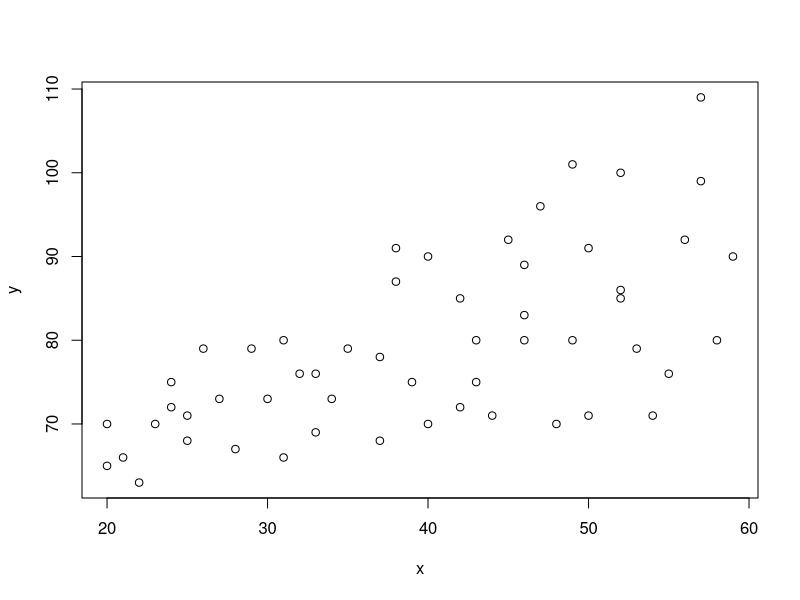
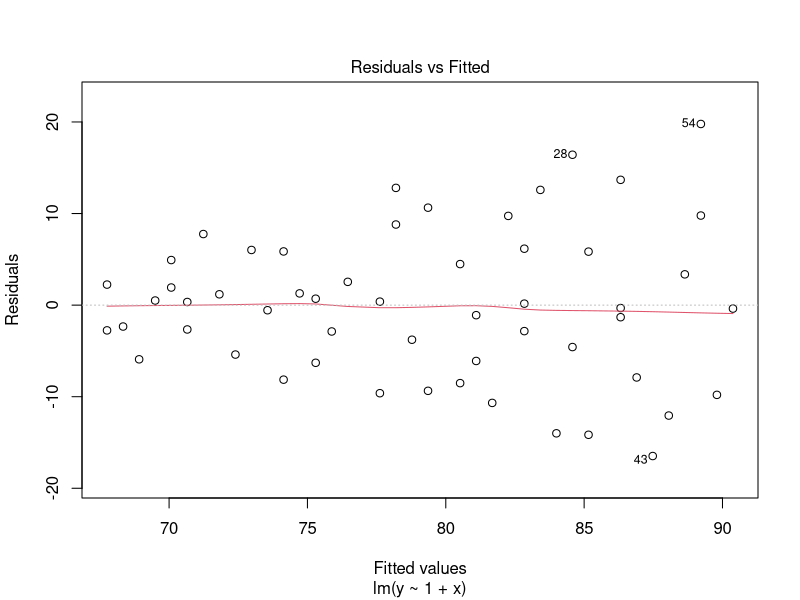
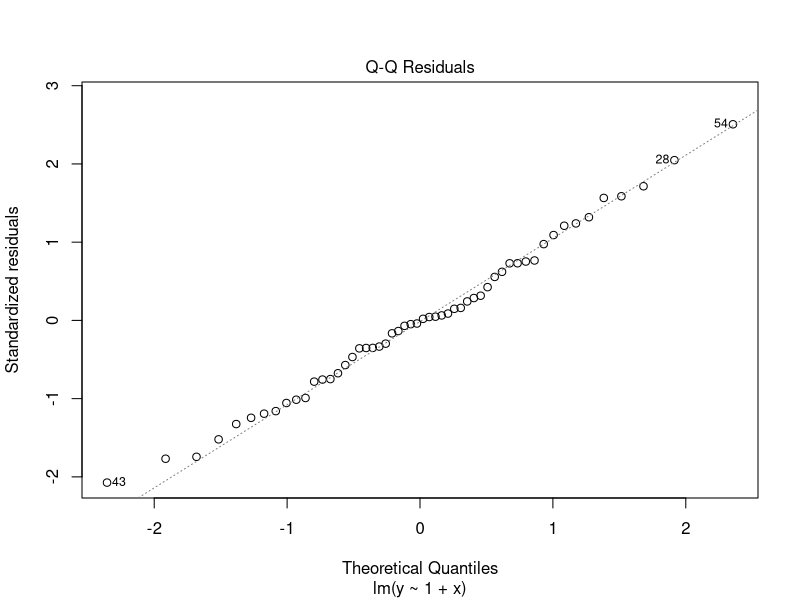
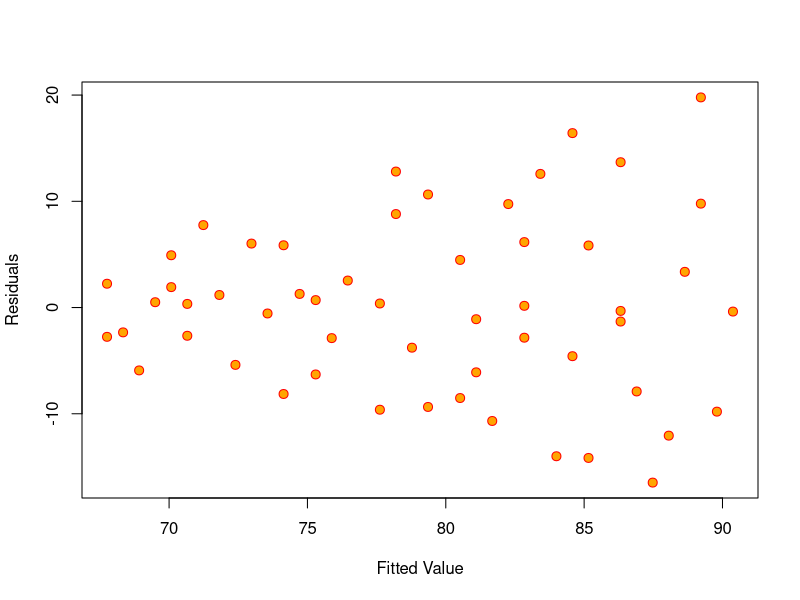

R code for these plots, in order: (Note: this script raises an error after producing the figures.)
x <- c(
    27, 21, 22, 24, 25, 23, 20, 20, 29, 24, 25, 28, 26, 38, 32, 33, 31, 34,
    37, 38, 33, 35, 30, 31, 37, 39, 46, 49, 40, 42, 43, 46, 43, 44, 46, 47,
    45, 49, 48, 40, 42, 55, 54, 57, 52, 53, 56, 52, 50, 59, 50, 52, 58, 57
)

y <- c(
    73, 66, 63, 75, 71, 70, 65, 70, 79, 72, 68, 67, 79, 91, 76, 69, 66, 73,
    78, 87, 76, 79, 73, 80, 68, 75, 89, 101, 70, 72, 80, 83, 75, 71, 80, 96,
    92, 80, 70, 90, 85, 76, 71, 99, 86, 79, 92, 85, 71, 90, 91, 100, 80, 109
)
plot(x, y)
relation <- lm(y ~ 1 + x)
print(summary(relation))

plot(relation, 1)
plot(relation, 2)
library(MASS)
plot(fitted(relation), resid(relation),
    cex = 1.2, pch = 21, col = "red", bg = "orange",
    xlab = "Fitted Value", ylab = "Residuals"
)

boxcox(relation, lambda = seq(-5, 0, by = 0.1))

lambda <- (-2)
ylam <- (y^lambda - 1) / lambda
lam <- lm(ylam ~ x)
print(summary(lam))
plot(fitted(lam), resid(lam),
    cex = 1.2, pch = 21, col = "red", bg = "orange",
    xlab = "Fitted Value", ylab = "Residuals"
)

library(MASS)
beta0 <- lam$coefficients[1]
beta1 <- lam$coefficients[2]
curve((1 + lambda * (beta0 + beta1 * x))^(1 / lambda),
    from = min(x), to = max(x), col = "blue", lwd = 2,
    xlab = "X", ylab = "Y"
)
points(x, y, pch = 1.2, cex = 1.2, col = "red", bg = "orange")
mtext("Box-Cox Transformations", outer = TRUE, cex = 1.5)
